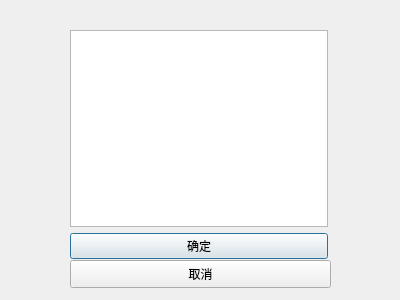
<?xml version="1.0" encoding="UTF-8"?>
<ui version="4.0">
 <class>docui</class>
 <widget class="QDialog" name="docui">
  <property name="geometry">
   <rect>
    <x>0</x>
    <y>0</y>
    <width>400</width>
    <height>300</height>
   </rect>
  </property>
  <property name="windowTitle">
   <string>Dialog</string>
  </property>
  <widget class="QWidget" name="layoutWidget">
   <property name="geometry">
    <rect>
     <x>70</x>
     <y>30</y>
     <width>258</width>
     <height>229</height>
    </rect>
   </property>
   <layout class="QVBoxLayout" name="verticalLayout">
    <item>
     <widget class="QListWidget" name="listWidget"/>
    </item>
    <item>
     <widget class="QPushButton" name="pushButton">
      <property name="text">
       <string>确定</string>
      </property>
     </widget>
    </item>
   </layout>
  </widget>
  <widget class="QPushButton" name="pushButton_2">
   <property name="geometry">
    <rect>
     <x>70</x>
     <y>260</y>
     <width>261</width>
     <height>28</height>
    </rect>
   </property>
   <property name="text">
    <string>取消</string>
   </property>
  </widget>
 </widget>
 <resources/>
 <connections>
  <connection>
   <sender>pushButton_2</sender>
   <signal>clicked()</signal>
   <receiver>docui</receiver>
   <slot>close()</slot>
   <hints>
    <hint type="sourcelabel">
     <x>272</x>
     <y>272</y>
    </hint>
    <hint type="destinationlabel">
     <x>371</x>
     <y>243</y>
    </hint>
   </hints>
  </connection>
 </connections>
</ui>
